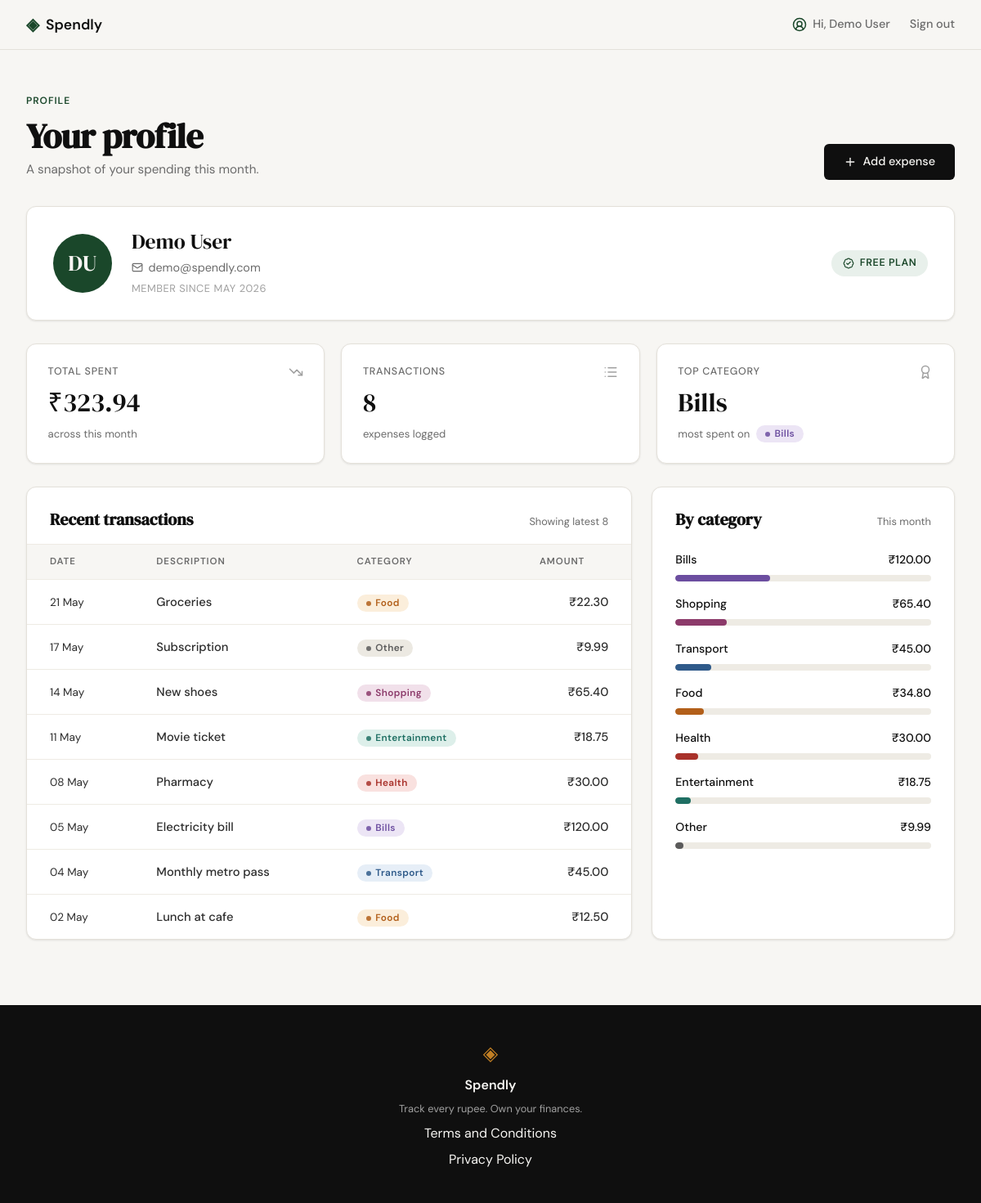
Screenshot of /profile (signed in) with the database file from the repository.
### tables this page shows
CREATE TABLE users (
                id            INTEGER PRIMARY KEY AUTOINCREMENT,
                name          TEXT NOT NULL,
                email         TEXT NOT NULL UNIQUE,
                password_hash TEXT NOT NULL,
                created_at    TEXT NOT NULL DEFAULT (datetime('now'))
            );

CREATE TABLE expenses (
                id          INTEGER PRIMARY KEY AUTOINCREMENT,
                user_id     INTEGER NOT NULL,
                amount      REAL NOT NULL,
                category    TEXT NOT NULL,
                date        TEXT NOT NULL,
                description TEXT,
                created_at  TEXT NOT NULL DEFAULT (datetime('now')),
                FOREIGN KEY (user_id) REFERENCES users(id)
            );

### app.py (the view)
@app.route("/profile")
def profile():
    if not session.get("user_id"):
        return redirect(url_for("login"))
    user_id = session["user_id"]
    user = get_user_by_id(user_id)
    if user is None:
        return redirect(url_for("logout"))
    parts = user["name"].split()
    user["initials"] = "".join(p[0] for p in parts).upper()[:2]
    stats = get_summary_stats(user_id)
    top_category = stats["top_category"]
    stats["top_category_key"] = "other" if top_category == "—" else top_category.lower()
    stats["total_spent"] = "%.2f" % stats["total_spent"]
    from datetime import datetime
    transactions = [
        {
            "date": datetime.strptime(row["date"], "%Y-%m-%d").strftime("%d %b"),
            "description": row["description"],
            "category": row["category"],
            "key": row["category"].lower(),
            "amount": "%.2f" % row["amount"],
        }
        for row in get_recent_transactions(user_id, limit=10)
    ]
    categories = [
        {
            "name": row["name"],
            "key": row["name"].lower(),
            "total": "%.2f" % row["amount"],
            "percent": row["pct"],
        }
        for row in get_category_breakdown(user_id)
    ]
    return render_template(
        "profile.html",
        user=user,
        stats=stats,
        transactions=transactions,
        categories=categories,
    )

### database/db.py (called while the page is built)
def get_db():
    conn = sqlite3.connect(DB_PATH)
    conn.row_factory = sqlite3.Row
    conn.execute("PRAGMA foreign_keys = ON")
    return conn

### database/queries.py (called while the page is built)
def get_user_by_id(user_id):
    conn = get_db()
    try:
        row = conn.execute(
            "SELECT name, email, created_at FROM users WHERE id = ?",
            (user_id,),
        ).fetchone()
    finally:
        conn.close()
    if row is None:
        return None
    try:
        created = datetime.fromisoformat(row["created_at"])
    except ValueError:
        created = datetime.strptime(row["created_at"], "%Y-%m-%d %H:%M:%S")
    return {
        "name": row["name"],
        "email": row["email"],
        "member_since": created.strftime("%B %Y"),
    }

def get_summary_stats(user_id):
    conn = get_db()
    try:
        agg = conn.execute(
            "SELECT COALESCE(SUM(amount), 0) AS total, COUNT(*) AS cnt "
            "FROM expenses WHERE user_id = ?",
            (user_id,),
        ).fetchone()
        top = conn.execute(
            "SELECT category, SUM(amount) AS total FROM expenses "
            "WHERE user_id = ? GROUP BY category ORDER BY total DESC LIMIT 1",
            (user_id,),
        ).fetchone()
    finally:
        conn.close()
    if agg["cnt"] == 0:
        return {"total_spent": 0, "transaction_count": 0, "top_category": "—"}
    return {
        "total_spent": float(agg["total"]),
        "transaction_count": agg["cnt"],
        "top_category": top["category"] if top else "—",
    }

def get_recent_transactions(user_id, limit=10):
    conn = get_db()
    try:
        rows = conn.execute(
            "SELECT date, description, category, amount FROM expenses "
            "WHERE user_id = ? ORDER BY date DESC, id DESC LIMIT ?",
            (user_id, limit),
        ).fetchall()
        return [
            {
                "date": row["date"],
                "description": row["description"],
                "category": row["category"],
                "amount": row["amount"],
            }
            for row in rows
        ]
    finally:
        conn.close()

### templates/profile.html (shortened to what this page needs)
{% extends "base.html" %}
{% block head %}
<link rel="stylesheet" href="{{ url_for('static', filename='css/profile.css') }}">
{% endblock %}
{% block content %}
<section class="profile-page">
    <header class="profile-header">
        <div>
            <span class="profile-eyebrow">Profile</span>
            <h1 class="profile-title">Your profile</h1>
            <p class="profile-subtitle">A snapshot of your spending this month.</p>
        </div>
        <a href="{{ url_for('add_expense') }}" class="btn-primary profile-cta">
            <i data-lucide="plus"></i>
            <span>Add expense</span>
        </a>
    </header>
    <div class="profile-card user-card">
        <div class="user-avatar" aria-hidden="true">{{ user.initials }}</div>
        <div class="user-identity">
            <div class="user-name">{{ user.name }}</div>
            <div class="user-email">
                <i data-lucide="mail"></i>
                <span>{{ user.email }}</span>
            </div>
            <div class="user-since">Member since {{ user.member_since }}</div>
        </div>
        <div class="user-meta">
            <i data-lucide="badge-check"></i>
            <span>Free plan</span>
        </div>
    </div>
    <div class="stat-grid">
        <div class="profile-card profile-stat">
            <div class="profile-stat-head">
                <span>Total spent</span>
                <i data-lucide="trending-down"></i>
            </div>
            <div class="profile-stat-value">₹{{ stats.total_spent }}</div>
            <div class="profile-stat-meta">across this month</div>
        </div>
        <div class="profile-card profile-stat">
            <div class="profile-stat-head">
                <span>Transactions</span>
                <i data-lucide="list"></i>
            </div>
            <div class="profile-stat-value">{{ stats.transaction_count }}</div>
            <div class="profile-stat-meta">expenses logged</div>
        </div>
        <div class="profile-card profile-stat">
            <div class="profile-stat-head">
                <span>Top category</span>
                <i data-lucide="award"></i>
            </div>
            <div class="profile-stat-value">{{ stats.top_category }}</div>
            <div class="profile-stat-meta">
                most spent on
                <span class="badge-cat badge-cat-{{ stats.top_category_key }}">{{ stats.top_category }}</span>
            </div>
        </div>
    </div>
    <div class="profile-grid">
        <div class="profile-card tx-card">
            <div class="section-head">
                <h2 class="section-title">Recent transactions</h2>
                <span class="section-meta">Showing latest {{ transactions|length }}</span>
            </div>
            <div class="tx-scroll">
                <table class="tx-table">
                    <thead>
                        <tr>
                            <th scope="col">Date</th>
                            <th scope="col">Description</th>
                            <th scope="col">Category</th>
                            <th scope="col" class="tx-amount">Amount</th>
                        </tr>
                    </thead>
                    <tbody>
                        {% for tx in transactions %}
                        <tr>
                            <td class="tx-date">{{ tx.date }}</td>
                            <td class="tx-desc">{{ tx.description }}</td>
                            <td>
                                <span class="badge-cat badge-cat-{{ tx.key }}">{{ tx.category }}</span>
                            </td>
                            <td class="tx-amount">₹{{ tx.amount }}</td>
                        </tr>
                        {% endfor %}
                    </tbody>
                </table>
            </div>
        </div>
        <div class="profile-card breakdown-card">
            <div class="section-head">
                <h2 class="section-title">By category</h2>
                <span class="section-meta">This month</span>
            </div>
            <div class="breakdown-list">
                {% for cat in categories %}
                <div class="breakdown-row">
                    <div class="breakdown-row-head">
                        <span class="breakdown-row-name">{{ cat.name }}</span>
                        <span class="breakdown-row-total">₹{{ cat.total }}</span>
                    </div>
                    <div class="cat-bar-track">
                        <div class="cat-bar cat-bar-{{ cat.key }}" style="width: {{ cat.percent }}%"></div>
                    </div>
                </div>
                {% endfor %}
            </div>
        </div>
    </div>
</section>
{% endblock %}

### templates/base.html (shortened to what this page needs)
<!DOCTYPE html>
<html lang="en">
<head>
    <link rel="stylesheet" href="{{ url_for('static', filename='css/style.css') }}">
    {% block head %}{% endblock %}
</head>
<body>
    <nav class="navbar">
        <div class="nav-inner">
            <a href="{{ url_for('landing') }}" class="nav-brand">
                <span class="brand-icon">◈</span>
                <span class="brand-name">Spendly</span>
            </a>
            <div class="nav-links">
                {% if session.get('user_id') %}
                    <a href="{{ url_for('profile') }}" class="nav-user">
                        <i data-lucide="user-circle-2"></i>
                        <span>Hi, {{ session.get('user_name', 'there') }}</span>
                    </a>
                    <a href="{{ url_for('logout') }}">Sign out</a>
                {% else %}
                    <a href="{{ url_for('login') }}">Sign in</a>
                    <a href="{{ url_for('register') }}" class="nav-cta">Get started</a>
                {% endif %}
            </div>
        </div>
    </nav>
    <main class="main-content">
        {% block content %}{% endblock %}
    </main>
    <footer class="footer">
        <div class="footer-inner">
            <span class="brand-icon">◈</span>
            <span class="footer-name">Spendly</span>
            <p class="footer-copy">Track every rupee. Own your finances.</p>
            <a href="{{ url_for('terms') }}">Terms and Conditions</a>
            <a href="{{ url_for('privacy') }}">Privacy Policy</a>
        </div>
    </footer>
</body>
</html>

### static/css/style.css (style rules this page uses)
:root { --ink: #0f0f0f; --ink-soft: #2d2d2d; --ink-muted: #6b6b6b; --ink-faint: #a0a0a0; --paper: #f7f6f3; --paper-warm: #f0ede6; --paper-card: #ffffff; --accent: #1a472a; --accent-light: #e8f0eb; --accent-2: #c17f24; --accent-2-light: #fdf3e3; --danger: #c0392b; --danger-light: #fdecea; --border: #e4e1da; --border-soft: #eeebe4; --font-display: 'DM Serif Display', Georgia, serif; --font-body: 'DM Sans', system-ui, sans-serif; --max-width: 1200px; --auth-width: 440px; --radius-sm: 6px; --radius-md: 12px; --radius-lg: 20px; --cat-food: #b25f1a; --cat-food-bg: #fbeedb; --cat-transport: #2f5a8a; --cat-transport-bg: #e6eef7; --cat-bills: #6c4ea0; --cat-bills-bg: #ece5f5; --cat-health: #a8312a; --cat-health-bg: #f9e1df; --cat-entertainment: #1f6f63; --cat-entertainment-bg: #ddefea; --cat-shopping: #8c3a6a; --cat-shopping-bg: #f1e0ea; --cat-other: #5b5b5b; --cat-other-bg: #ece9e2; }
*, *::before, *::after { box-sizing: border-box; margin: 0; padding: 0; }
html { font-size: 16px; scroll-behavior: smooth; }
body { background: var(--paper); color: var(--ink); font-family: var(--font-body); font-size: 1rem; line-height: 1.6; -webkit-font-smoothing: antialiased; }
a { color: inherit; text-decoration: none; }
.navbar { position: sticky; top: 0; z-index: 100; background: var(--paper); border-bottom: 1px solid var(--border); padding: 0 2rem; }
.nav-inner { max-width: var(--max-width); margin: 0 auto; height: 60px; display: flex; align-items: center; justify-content: space-between; }
.nav-brand { display: flex; align-items: center; gap: 0.5rem; font-family: var(--font-body); font-weight: 600; font-size: 1.1rem; color: var(--ink); }
.brand-icon { color: var(--accent); font-size: 1.3rem; }
.brand-name { color: var(--ink); }
.nav-links { display: flex; align-items: center; gap: 1.5rem; font-size: 0.9rem; font-weight: 500; }
.nav-links a { color: var(--ink-muted); transition: color 0.2s; }
.nav-user { display: inline-flex; align-items: center; gap: 0.45rem; color: var(--ink-soft); transition: color 0.2s; }
.nav-user svg { width: 18px; height: 18px; color: var(--accent); }
.main-content { min-height: calc(100vh - 60px - 100px); }
.btn-primary { display: inline-block; background: var(--ink); color: var(--paper); padding: 0.65rem 1.5rem; border-radius: var(--radius-sm); font-family: var(--font-body); font-size: 0.9rem; font-weight: 500; cursor: pointer; border: none; transition: background 0.2s; text-decoration: none; }
.footer { background: var(--ink); color: var(--paper); padding: 2.5rem 2rem; text-align: center; }
.footer-inner { display: flex; flex-direction: column; align-items: center; gap: 0.4rem; }
.footer .brand-icon { color: var(--accent-2); font-size: 1.5rem; }
.footer-name { font-weight: 600; font-size: 1rem; }
.footer-copy { font-size: 0.8rem; color: var(--ink-faint); }

### rows the page displays
users: get "Demo User", name "Demo User", email "demo@spendly.com"
expenses: top_category "Bills", date "05 May", description "Electricity bill", category "Bills", amount "120.00", name "Bills", total "120.00", {{ cat.percent }} 37 (drawn)
expenses: date "21 May", description "Groceries", category "Food", amount "22.30"
expenses: date "17 May", description "Subscription", category "Other", amount "9.99", name "Other", total "9.99", {{ cat.percent }} 3 (drawn)
expenses: date "14 May", description "New shoes", category "Shopping", amount "65.40", name "Shopping", total "65.40", {{ cat.percent }} 20 (drawn)
expenses: date "11 May", description "Movie ticket", category "Entertainment", amount "18.75", name "Entertainment", total "18.75", {{ cat.percent }} 6 (drawn)
expenses: date "08 May", description "Pharmacy", category "Health", amount "30.00", name "Health", total "30.00", {{ cat.percent }} 9 (drawn)
expenses: date "04 May", description "Monthly metro pass", category "Transport", amount "45.00", name "Transport", total "45.00", {{ cat.percent }} 14 (drawn)
expenses: date "02 May", description "Lunch at cafe", category "Food", amount "12.50"

### other values shown
{{ user.initials }} "DU"
{{ user.member_since }} "MAY 2026"
{{ stats.total_spent }} "323.94"
{{ stats.transaction_count }} "8"
{{ transactions|length }} "8"
{{ cat.name }} "Food"
{{ cat.total }} "34.80"
